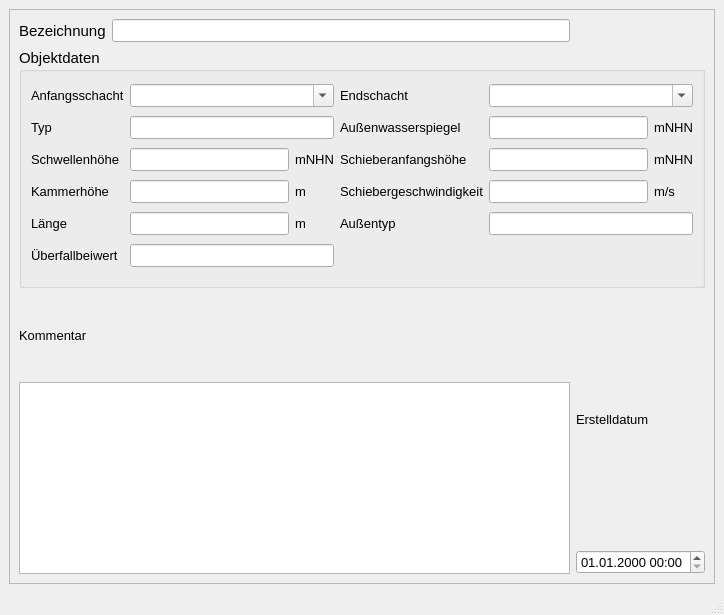
<?xml version="1.0" encoding="UTF-8"?>
<ui version="4.0">
 <class>MainWindow</class>
 <widget class="QMainWindow" name="MainWindow">
  <property name="geometry">
   <rect>
    <x>0</x>
    <y>0</y>
    <width>724</width>
    <height>615</height>
   </rect>
  </property>
  <property name="minimumSize">
   <size>
    <width>640</width>
    <height>390</height>
   </size>
  </property>
  <property name="font">
   <font>
    <family>Tahoma</family>
    <pointsize>10</pointsize>
   </font>
  </property>
  <property name="windowTitle">
   <string>Wehr</string>
  </property>
  <widget class="QWidget" name="centralwidget">
   <layout class="QGridLayout" name="gridLayout">
    <item row="0" column="0">
     <widget class="QScrollArea" name="scrollArea">
      <property name="widgetResizable">
       <bool>true</bool>
      </property>
      <widget class="QWidget" name="scrollAreaWidgetContents">
       <property name="geometry">
        <rect>
         <x>0</x>
         <y>0</y>
         <width>700</width>
         <height>538</height>
        </rect>
       </property>
       <layout class="QGridLayout" name="gridLayout_2">
        <item row="0" column="0">
         <widget class="QLabel" name="label">
          <property name="font">
           <font>
            <family>Tahoma</family>
            <pointsize>11</pointsize>
           </font>
          </property>
          <property name="text">
           <string>Bezeichnung</string>
          </property>
         </widget>
        </item>
        <item row="0" column="1">
         <widget class="QLineEdit" name="wnam">
          <property name="toolTip">
           <string>&lt;html&gt;&lt;head/&gt;&lt;body&gt;&lt;p&gt;Eindeutige Bezeichnung&lt;/p&gt;&lt;/body&gt;&lt;/html&gt;</string>
          </property>
          <property name="statusTip">
           <string>Eindeutige Bezeichnung</string>
          </property>
         </widget>
        </item>
        <item row="1" column="0" colspan="3">
         <widget class="QGroupBox" name="groupBox_2">
          <property name="minimumSize">
           <size>
            <width>0</width>
            <height>240</height>
           </size>
          </property>
          <property name="font">
           <font>
            <family>Tahoma</family>
            <pointsize>11</pointsize>
           </font>
          </property>
          <property name="title">
           <string>Objektdaten</string>
          </property>
          <layout class="QGridLayout" name="gridLayout_3">
           <item row="0" column="0">
            <widget class="QLabel" name="label_20">
             <property name="font">
              <font>
               <family>Tahoma</family>
               <pointsize>10</pointsize>
              </font>
             </property>
             <property name="text">
              <string>Anfangsschacht</string>
             </property>
            </widget>
           </item>
           <item row="0" column="1" colspan="2">
            <widget class="QComboBox" name="schoben">
             <property name="font">
              <font>
               <family>Tahoma</family>
               <pointsize>10</pointsize>
              </font>
             </property>
             <property name="toolTip">
              <string>&lt;html&gt;&lt;head/&gt;&lt;body&gt;&lt;p&gt;Name des oberen Schachts&lt;/p&gt;&lt;/body&gt;&lt;/html&gt;</string>
             </property>
             <property name="statusTip">
              <string>Name des oberen Schachts</string>
             </property>
             <property name="editable">
              <bool>true</bool>
             </property>
            </widget>
           </item>
           <item row="0" column="3">
            <widget class="QLabel" name="label_18">
             <property name="font">
              <font>
               <family>Tahoma</family>
               <pointsize>10</pointsize>
              </font>
             </property>
             <property name="text">
              <string>Endschacht</string>
             </property>
            </widget>
           </item>
           <item row="0" column="4" colspan="2">
            <widget class="QComboBox" name="schunten">
             <property name="font">
              <font>
               <family>Tahoma</family>
               <pointsize>10</pointsize>
              </font>
             </property>
             <property name="toolTip">
              <string>&lt;html&gt;&lt;head/&gt;&lt;body&gt;&lt;p&gt;Name des unteren Schachts&lt;/p&gt;&lt;/body&gt;&lt;/html&gt;</string>
             </property>
             <property name="statusTip">
              <string>Name des unteren Schachts</string>
             </property>
             <property name="editable">
              <bool>true</bool>
             </property>
            </widget>
           </item>
           <item row="1" column="0">
            <widget class="QLabel" name="label_54">
             <property name="font">
              <font>
               <family>Tahoma</family>
               <pointsize>10</pointsize>
              </font>
             </property>
             <property name="text">
              <string>Typ</string>
             </property>
            </widget>
           </item>
           <item row="1" column="1" colspan="2">
            <widget class="QLineEdit" name="wehrtyp">
             <property name="font">
              <font>
               <family>Tahoma</family>
               <pointsize>10</pointsize>
              </font>
             </property>
             <property name="toolTip">
              <string>&lt;html&gt;&lt;head/&gt;&lt;body&gt;&lt;p&gt;Wehrtyp&lt;/p&gt;&lt;/body&gt;&lt;/html&gt;</string>
             </property>
             <property name="statusTip">
              <string>Wehrtyp</string>
             </property>
            </widget>
           </item>
           <item row="1" column="3">
            <widget class="QLabel" name="label_51">
             <property name="font">
              <font>
               <family>Tahoma</family>
               <pointsize>10</pointsize>
              </font>
             </property>
             <property name="text">
              <string>Außenwasserspiegel</string>
             </property>
            </widget>
           </item>
           <item row="1" column="4">
            <widget class="QLineEdit" name="aussenwsp">
             <property name="font">
              <font>
               <family>Tahoma</family>
               <pointsize>10</pointsize>
              </font>
             </property>
            </widget>
           </item>
           <item row="1" column="5">
            <widget class="QLabel" name="label_8">
             <property name="font">
              <font>
               <family>Tahoma</family>
               <pointsize>10</pointsize>
              </font>
             </property>
             <property name="text">
              <string>mNHN</string>
             </property>
            </widget>
           </item>
           <item row="2" column="0">
            <widget class="QLabel" name="label_6">
             <property name="font">
              <font>
               <family>Tahoma</family>
               <pointsize>10</pointsize>
              </font>
             </property>
             <property name="text">
              <string>Schwellenhöhe</string>
             </property>
            </widget>
           </item>
           <item row="2" column="1">
            <widget class="QLineEdit" name="schwellenhoehe">
             <property name="font">
              <font>
               <family>Tahoma</family>
               <pointsize>10</pointsize>
              </font>
             </property>
             <property name="toolTip">
              <string>&lt;html&gt;&lt;head/&gt;&lt;body&gt;&lt;p&gt;aktuelle Schwellenhöhe des Wehres&lt;/p&gt;&lt;/body&gt;&lt;/html&gt;</string>
             </property>
             <property name="statusTip">
              <string>aktuelle Schwellenhöhe des Wehres</string>
             </property>
            </widget>
           </item>
           <item row="2" column="2">
            <widget class="QLabel" name="label_2">
             <property name="font">
              <font>
               <family>Tahoma</family>
               <pointsize>10</pointsize>
              </font>
             </property>
             <property name="text">
              <string>mNHN</string>
             </property>
            </widget>
           </item>
           <item row="2" column="3">
            <widget class="QLabel" name="label_10">
             <property name="font">
              <font>
               <family>Tahoma</family>
               <pointsize>10</pointsize>
              </font>
             </property>
             <property name="text">
              <string>Schieberanfangshöhe</string>
             </property>
            </widget>
           </item>
           <item row="2" column="4">
            <widget class="QLineEdit" name="schieberhanf">
             <property name="font">
              <font>
               <family>Tahoma</family>
               <pointsize>10</pointsize>
              </font>
             </property>
            </widget>
           </item>
           <item row="2" column="5">
            <widget class="QLabel" name="label_13">
             <property name="font">
              <font>
               <family>Tahoma</family>
               <pointsize>10</pointsize>
              </font>
             </property>
             <property name="text">
              <string>mNHN</string>
             </property>
            </widget>
           </item>
           <item row="3" column="0">
            <widget class="QLabel" name="label_7">
             <property name="font">
              <font>
               <family>Tahoma</family>
               <pointsize>10</pointsize>
              </font>
             </property>
             <property name="text">
              <string>Kammerhöhe</string>
             </property>
            </widget>
           </item>
           <item row="3" column="1">
            <widget class="QLineEdit" name="kammerhoehe">
             <property name="font">
              <font>
               <family>Tahoma</family>
               <pointsize>10</pointsize>
              </font>
             </property>
            </widget>
           </item>
           <item row="3" column="2">
            <widget class="QLabel" name="label_4">
             <property name="font">
              <font>
               <family>Tahoma</family>
               <pointsize>10</pointsize>
              </font>
             </property>
             <property name="text">
              <string>m</string>
             </property>
            </widget>
           </item>
           <item row="3" column="3">
            <widget class="QLabel" name="label_12">
             <property name="font">
              <font>
               <family>Tahoma</family>
               <pointsize>10</pointsize>
              </font>
             </property>
             <property name="text">
              <string>Schiebergeschwindigkeit</string>
             </property>
            </widget>
           </item>
           <item row="3" column="4">
            <widget class="QLineEdit" name="schiebergeschw">
             <property name="font">
              <font>
               <family>Tahoma</family>
               <pointsize>10</pointsize>
              </font>
             </property>
            </widget>
           </item>
           <item row="3" column="5">
            <widget class="QLabel" name="label_15">
             <property name="font">
              <font>
               <family>Tahoma</family>
               <pointsize>10</pointsize>
              </font>
             </property>
             <property name="text">
              <string>m/s</string>
             </property>
            </widget>
           </item>
           <item row="4" column="0">
            <widget class="QLabel" name="label_17">
             <property name="font">
              <font>
               <family>Tahoma</family>
               <pointsize>10</pointsize>
              </font>
             </property>
             <property name="text">
              <string>Länge</string>
             </property>
            </widget>
           </item>
           <item row="4" column="1">
            <widget class="QLineEdit" name="laenge">
             <property name="font">
              <font>
               <family>Tahoma</family>
               <pointsize>10</pointsize>
              </font>
             </property>
            </widget>
           </item>
           <item row="4" column="2">
            <widget class="QLabel" name="label_5">
             <property name="font">
              <font>
               <family>Tahoma</family>
               <pointsize>10</pointsize>
              </font>
             </property>
             <property name="text">
              <string>m</string>
             </property>
            </widget>
           </item>
           <item row="4" column="3">
            <widget class="QLabel" name="label_11">
             <property name="font">
              <font>
               <family>Tahoma</family>
               <pointsize>10</pointsize>
              </font>
             </property>
             <property name="text">
              <string>Außentyp</string>
             </property>
            </widget>
           </item>
           <item row="4" column="4" colspan="2">
            <widget class="QLineEdit" name="aussentyp">
             <property name="font">
              <font>
               <family>Tahoma</family>
               <pointsize>10</pointsize>
              </font>
             </property>
            </widget>
           </item>
           <item row="5" column="0">
            <widget class="QLabel" name="label_61">
             <property name="font">
              <font>
               <family>Tahoma</family>
               <pointsize>10</pointsize>
              </font>
             </property>
             <property name="text">
              <string>Überfallbeiwert</string>
             </property>
            </widget>
           </item>
           <item row="5" column="1" colspan="2">
            <widget class="QLineEdit" name="uebeiwert">
             <property name="font">
              <font>
               <family>Tahoma</family>
               <pointsize>10</pointsize>
              </font>
             </property>
             <property name="toolTip">
              <string>&lt;html&gt;&lt;head/&gt;&lt;body&gt;&lt;p&gt;vorh. Entwässerungssystem (z.B. Mischwasser, Regenwasser etc.)&lt;/p&gt;&lt;/body&gt;&lt;/html&gt;</string>
             </property>
             <property name="statusTip">
              <string>vorh. Entwässerungssystem (z.B. Mischwasser, Regenwasser etc.)</string>
             </property>
            </widget>
           </item>
          </layout>
         </widget>
        </item>
        <item row="2" column="0">
         <widget class="QLabel" name="label_14">
          <property name="text">
           <string>Kommentar</string>
          </property>
         </widget>
        </item>
        <item row="2" column="2" rowspan="2">
         <widget class="QLabel" name="label_70">
          <property name="text">
           <string>Erstelldatum</string>
          </property>
         </widget>
        </item>
        <item row="3" column="0" rowspan="2" colspan="2">
         <widget class="QTextEdit" name="kommentar">
          <property name="toolTip">
           <string>&lt;html&gt;&lt;head/&gt;&lt;body&gt;&lt;p&gt;Platz für zusätzliche Kommentare.&lt;/p&gt;&lt;/body&gt;&lt;/html&gt;</string>
          </property>
          <property name="statusTip">
           <string>Platz für zusätzliche Kommentare.</string>
          </property>
         </widget>
        </item>
        <item row="4" column="2">
         <widget class="QgsDateTimeEdit" name="createdat">
          <property name="currentSection">
           <enum>QDateTimeEdit::DaySection</enum>
          </property>
          <property name="displayFormat">
           <string>dd.MM.yyyy HH:mm</string>
          </property>
         </widget>
        </item>
       </layout>
      </widget>
     </widget>
    </item>
   </layout>
  </widget>
  <widget class="QMenuBar" name="menubar">
   <property name="geometry">
    <rect>
     <x>0</x>
     <y>0</y>
     <width>724</width>
     <height>27</height>
    </rect>
   </property>
  </widget>
  <widget class="QStatusBar" name="statusbar"/>
 </widget>
 <customwidgets>
  <customwidget>
   <class>QgsDateTimeEdit</class>
   <extends>QDateTimeEdit</extends>
   <header>qgsdatetimeedit.h</header>
  </customwidget>
 </customwidgets>
 <tabstops>
  <tabstop>wnam</tabstop>
  <tabstop>schoben</tabstop>
  <tabstop>schunten</tabstop>
  <tabstop>wehrtyp</tabstop>
  <tabstop>aussenwsp</tabstop>
  <tabstop>schwellenhoehe</tabstop>
  <tabstop>schieberhanf</tabstop>
  <tabstop>kammerhoehe</tabstop>
  <tabstop>schiebergeschw</tabstop>
  <tabstop>laenge</tabstop>
  <tabstop>aussentyp</tabstop>
  <tabstop>uebeiwert</tabstop>
  <tabstop>createdat</tabstop>
  <tabstop>kommentar</tabstop>
 </tabstops>
 <resources/>
 <connections/>
</ui>
